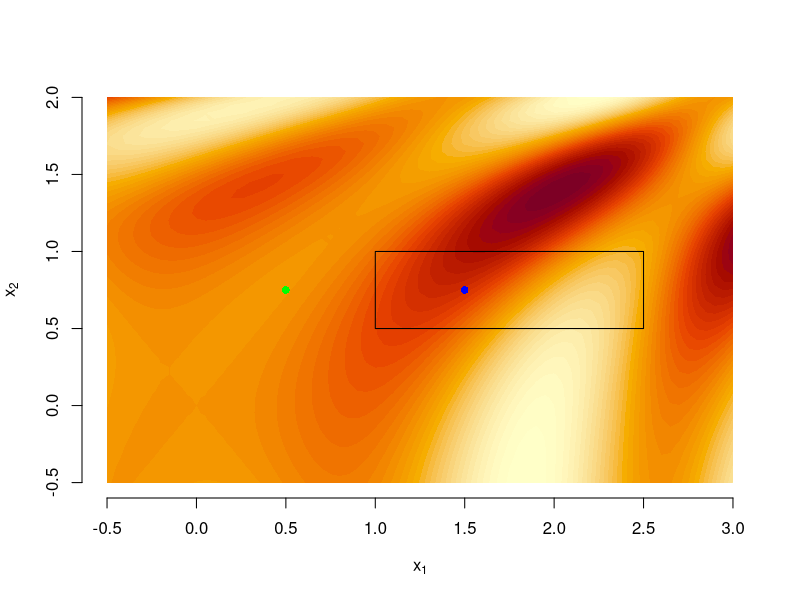
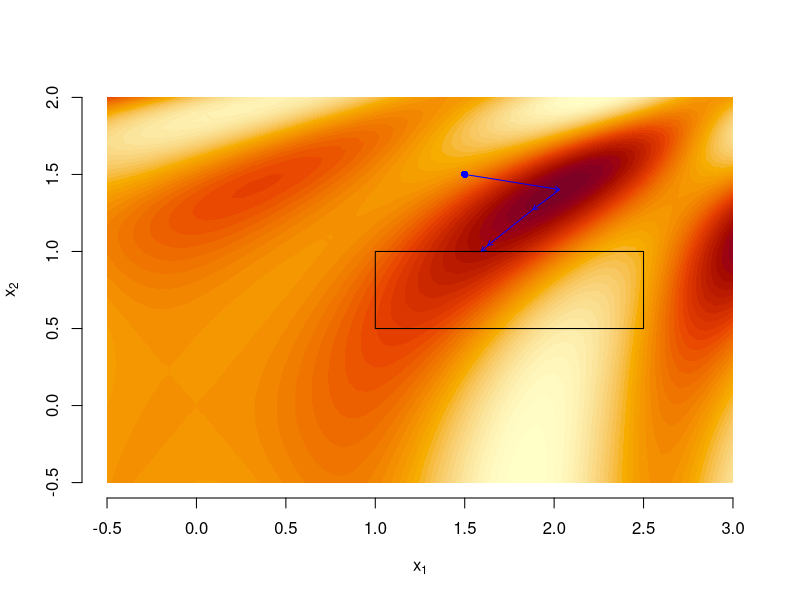
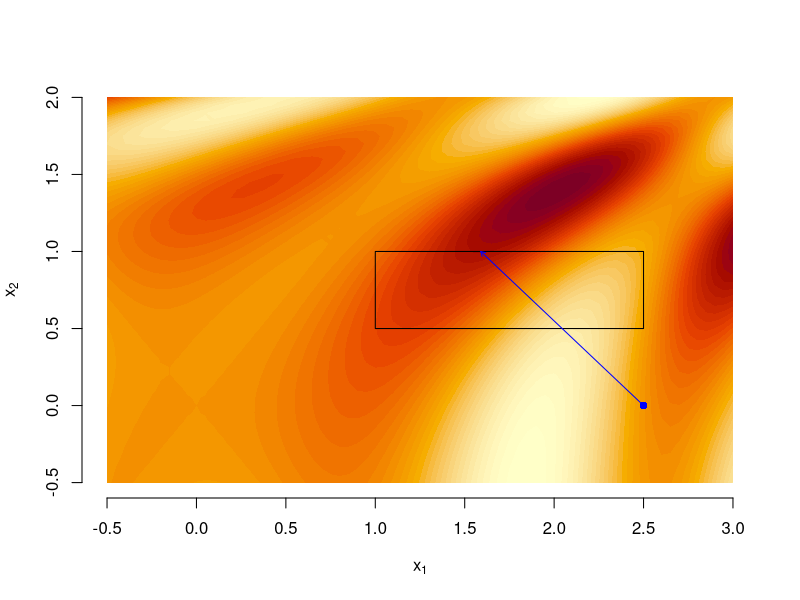
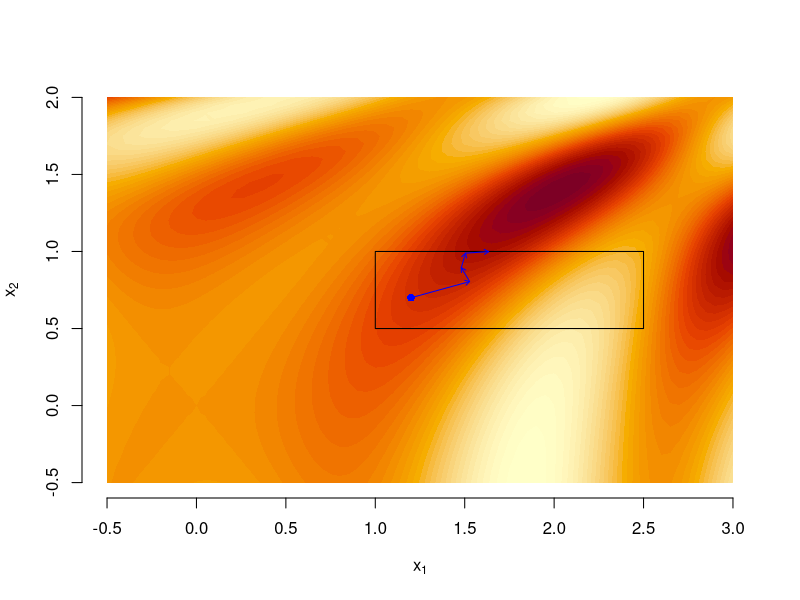
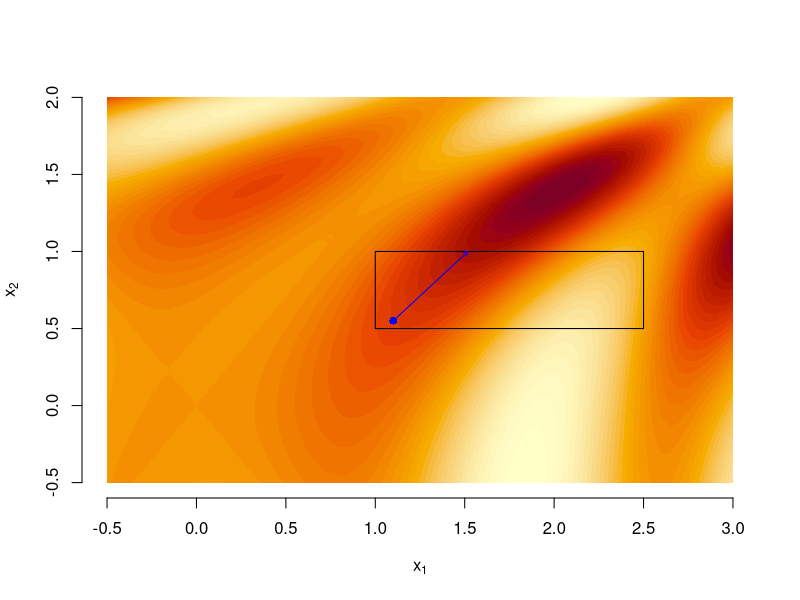

Generate these figures, in order, with R:
## ---- chunk 1
# adapted code from last lecture ------------------------------------------

#golden section 
gsection <- function(f, dX.l, dX.r, dX.m, dTol = 1e-9, ...) {
  
  # golden ratio plus one
  dGR1 <- 1 + (1 + sqrt(5))/2
  
  # successively refine x.l, x.r, and x.m
  f.l <- f(dX.l, ...)
  f.r <- f(dX.r, ...)
  f.m <- f(dX.m, ...)
  while ((dX.r - dX.l) > dTol) { 
    if ((dX.r - dX.m) > (dX.m - dX.l)) { # if the right segment is wider than the left 
      dY <- dX.m + (dX.r - dX.m)/dGR1 # put Y into the right segment according to the golden ratio
      f.y <- f(dY, ...)
      if (f.y >= f.m) {
        dX.l <- dX.m
        f.l <- f.m
        dX.m <- dY
        f.m <- f.y
      } else {
        dX.r <- dY
        f.r <- f.y
      }
    } else { #if the left segment is wider than the right
      dY <- dX.m - (dX.m - dX.l)/dGR1 # put Y into the left segment according to the golden ratio
      f.y <- f(dY, ...)
      if (f.y >= f.m) {
        dX.r <- dX.m
        f.r <- f.m
        dX.m <- dY
        f.m <- f.y
      } else {
        dX.l <- dY
        f.l <- f.y
      }
    }
  }
  return(dX.m)
}

#line search
line.search <- function(f, vX, vG, dTol = 1e-9, dA.max = 2^5, ...) {
  # f is a real function that takes a vector of length d
  # x and y are vectors of length d
  # line.search uses gsection to find a >= 0 such that
  # g(a) = f(x + a*y) has a local maximum at a,
  # within a tolerance of tol
  # if no local max is found then we use 0 or a.max for a
  # the value returned is x + a*y
  if (sum(abs(vG)) == 0){
    return(vX) # +0*vG
  } # g(a) constant
  g <- function(dA, ...){
    return(f(vX + dA*vG, ...)) 
  }
  # find a triple a.l < a.m < a.r such that
  # g(a.l) <= g(a.m) and g(a.m) >= g(a.r)
  
  # choose a.l
  dA.l <- 0
  g.l <- g(dA.l, ...)
  # find a.m
  dA.m <- 1
  g.m <- g(dA.m, ...)
  while ((g.m < g.l) & (dA.m > dTol)) {
    dA.m <- dA.m/2
    g.m <- g(dA.m, ...)
  }
  # if a suitable a.m was not found then use 0 for a, so just return vX as the next step
  if ((dA.m <= dTol) & (g.m < g.l)){
    return(vX)
  } 
  # find a.r
  dA.r <- 2*dA.m
  g.r <- g(dA.r, ...)
  while ((g.m < g.r) & (dA.r < dA.max)) {
    dA.m <- dA.r
    g.m <- g.r
    dA.r <- 2*dA.m
    g.r <- g(dA.r, ...)
  }
  # if a suitable a.r was not found then use a.max for a
  if ((dA.r >= dA.max) & (g.m < g.r)){
    return(vX + dA.max*vG)
  } 
  # apply golden-section algorithm to g to find a
  dA <- gsection(g, dA.l, dA.r, dA.m, ...)
  return(vX + dA*vG)
}

#ascent function
ascent <- function(f, grad.f, vX0, dTol = 1e-9, n.max = 100, verbose = TRUE, ...) {
  vX.old <- vX0
  vG0<-grad.f(vX0, ...)
  vX <- line.search(f, vX0, vG0, ...)
  n <- 1
  while ((f(vX, ...) - f(vX.old, ...) > dTol) & (n < n.max)) {
    vX.old <- vX
    vG <- grad.f(vX, ...)
    vX <- line.search(f, vX, vG, ...)
    if(verbose){
      cat("at iteration", n, "the coordinates of x are", vX, "\n")
    }
    n <- n + 1
  }
  return(vX)
}

#function
f <- function(vX) {
  dOut = sin(vX[1]^2/2 - vX[2]^2/4) * cos(2*vX[1] - exp(vX[2]))
  return(dOut)
}


# constrained with penalization -------------------------------------------

#penalizion function
p<-function(vX, va, vb){
  gX<-c(vX-vb, va-vX)
  return(sum(max(gX,0))^2)
}

#new penalized objective
f_p<-function(vX, dGamma, ...){
  return(f(vX)-dGamma*p(vX, ...)) #subtract the penalty since we're maximizing
}

library(numDeriv)
grad.f_p<-function(vX, dGamma, ...){
  return(grad(func=f_p, x=vX, dGamma=dGamma, ...)) # using numerical derivatives here because I'm lazy
}

vx1 <- seq(-0.5, 3, 0.05)
vx2 <- seq(-0.5, 2, 0.05)
mf <- matrix(0, length(vx1), length(vx2))
for(i in 1:length(vx1)){
  for(j in 1:length(vx2)){
    mf[i,j]<-f(c(vx1[i], vx2[j]))
  }
}
{
  plot(NA,xlim=range(vx1),
       ylim=range(vx2),xlab=expression("x"[1]),ylab=expression("x"[2]),
       frame=FALSE)
  levels = pretty(range(mf), 50)
  color.palette = function(n) hcl.colors(n, "YlOrRd", rev = TRUE)
  .filled.contour(x=vx1, y=vx2, z=mf,
                  levels=levels,
                  col=color.palette(length(levels) - 1))
}



#choose upper and lower bounds va and vb, and draw the corresponding box constraint
#this box doesn't contain any local minimum, so any solution will be on the border
va=c(1,0.5)
vb=c(2.5,1)
rect(xleft=va[1], ybottom=va[2], xright=vb[1], ytop=vb[2])

#choose a point inside the box - penalty=0
vX=c(1.5,0.75)
points(vX[1],vX[2], col="blue", pch=16)
p(vX, va, vb)

#point outside -  penalty>0
vX=c(0.5,0.75)
points(vX[1],vX[2], col="green", pch=16)
p(vX, va, vb)



#plotting the solutions for different gamma_h
{
  plot(NA,xlim=range(vx1),
       ylim=range(vx2),xlab=expression("x"[1]),ylab=expression("x"[2]),
       frame=FALSE)
  levels = pretty(range(mf), 50)
  color.palette = function(n) hcl.colors(n, "YlOrRd", rev = TRUE)
  .filled.contour(x=vx1, y=vx2, z=mf,
                  levels=levels,
                  col=color.palette(length(levels) - 1))
  rect(xleft=va[1], ybottom=va[2], xright=vb[1], ytop=vb[2])
}


vX0<-c(1.5,1.5)
points(vX0[1],vX0[2], col="blue", pch=16)


#gamma_h=0, no penalization
vX_star<-ascent(f_p, grad.f_p, vX0, verbose=FALSE, dGamma=0, va=va, vb=vb)
arrows(x0=vX0[1], y0=vX0[2], x1=vX_star[1], y1=vX_star[2], length=0.05, col="blue")
vX_old<-vX_star

#gamma_h=1 
vX_star<-ascent(f_p, grad.f_p, vX0=vX_old, verbose=FALSE, dGamma=1, va=va, vb=vb) #hot start: take the initial value equal to the last best guess
arrows(x0=vX_old[1], y0=vX_old[2], x1=vX_star[1], y1=vX_star[2], length=0.05, col="blue") 
vX_old<-vX_star

#gamma_h=10 
vX_star<-ascent(f_p, grad.f_p, vX0=vX_old, verbose=FALSE, dGamma=10, va=va, vb=vb)
arrows(x0=vX_old[1], y0=vX_old[2], x1=vX_star[1], y1=vX_star[2], length=0.05, col="blue") 
vX_old<-vX_star

#gamma_h=100
vX_star<-ascent(f_p, grad.f_p, vX0, verbose=FALSE, dGamma=100, va=va, vb=vb)
arrows(x0=vX_old[1], y0=vX_old[2], x1=vX_star[1], y1=vX_star[2], length=0.05, col="blue")



#making a function that iterates like above
penalized_ascent<-function(f_p, grad.f_p, vX0, epsilon_h = 1e-9, h.max = 100, verbose_ = TRUE, ...){
  #first iteration
  vXh <- ascent(f_p, grad.f_p, vX0, verbose=FALSE, dGamma=0, ...)
  vXh_old <- vX0
  h <- 1
  while( sum(abs(vXh - vXh_old)) > epsilon_h && h < h.max){
    vXh_old <- vXh
    vXh <- ascent(f_p, grad.f_p, vXh_old, verbose=FALSE, dGamma=10^(h-1), ...) #gamma_h gets 10x bigger with every interation
    if(verbose_){
      cat("at iteration", h, "the coordinates of x are", vXh, "\n")
    }
    h <- h + 1
  }
  return(vXh)
}

#test out how it works for different starting values!
{
  plot(NA,xlim=range(vx1),
       ylim=range(vx2),xlab=expression("x"[1]),ylab=expression("x"[2]),
       frame=FALSE)
  levels = pretty(range(mf), 50)
  color.palette = function(n) hcl.colors(n, "YlOrRd", rev = TRUE)
  .filled.contour(x=vx1, y=vx2, z=mf,
                  levels=levels,
                  col=color.palette(length(levels) - 1))
  rect(xleft=va[1], ybottom=va[2], xright=vb[1], ytop=vb[2])
}


vX0<-c(2.5,0)
points(vX0[1],vX0[2], col="blue", pch=16)
vX<-penalized_ascent(f_p, grad.f_p, vX0, va=va, vb=vb)
arrows(x0=vX0[1], y0=vX0[2], x1=vX[1], y1=vX[2], length=0.05, col="blue")

# constrained with barrier ------------------------------------------------
#barrier function
b<-function(vX, va, vb){
  gX<-c(vX-vb, va-vX)
  if(all(gX<=0)){
    return(-sum(log(-gX)))
  }else{
    return(Inf)
  }
}
#new objective with a barrier
f_b<-function(vX, dGamma, ...){
  return(f(vX)-dGamma*b(vX, ...)) #subtract the penalty since we're maximizing
}

grad.f_b<-function(vX, dGamma, ...){
  return(grad(func=f_p, x=vX, dGamma=dGamma, ...)) # using numerical derivatives here because I'm lazy
}


#plotting the solutions for different gamma_h
{
  plot(NA,xlim=range(vx1),
       ylim=range(vx2),xlab=expression("x"[1]),ylab=expression("x"[2]),
       frame=FALSE)
  levels = pretty(range(mf), 50)
  color.palette = function(n) hcl.colors(n, "YlOrRd", rev = TRUE)
  .filled.contour(x=vx1, y=vx2, z=mf,
                  levels=levels,
                  col=color.palette(length(levels) - 1))
  rect(xleft=va[1], ybottom=va[2], xright=vb[1], ytop=vb[2])
}


vX0<-c(1.2,0.7) #start inside the box
points(vX0[1],vX0[2], col="blue", pch=16)


#gamma_h=1
vX_star<-ascent(f_b, grad.f_b, vX0, verbose=FALSE, dGamma=1, va=va, vb=vb)
arrows(x0=vX0[1], y0=vX0[2], x1=vX_star[1], y1=vX_star[2], length=0.05, col="blue")
vX_old<-vX_star

#gamma_h=1/10
vX_star<-ascent(f_b, grad.f_b, vX0=vX_old, verbose=FALSE, dGamma=1/10, va=va, vb=vb) #hot start: take the initial value equal to the last best guess
arrows(x0=vX_old[1], y0=vX_old[2], x1=vX_star[1], y1=vX_star[2], length=0.05, col="blue") 
vX_old<-vX_star

#gamma_h=1/100
vX_star<-ascent(f_b, grad.f_b, vX0=vX_old, verbose=FALSE, dGamma=1/100, va=va, vb=vb)
arrows(x0=vX_old[1], y0=vX_old[2], x1=vX_star[1], y1=vX_star[2], length=0.05, col="blue") 
vX_old<-vX_star

#gamma_h=1/1000
vX_star<-ascent(f_b, grad.f_b, vX0, verbose=FALSE, dGamma=1/1000, va=va, vb=vb)
arrows(x0=vX_old[1], y0=vX_old[2], x1=vX_star[1], y1=vX_star[2], length=0.05, col="blue")

barrier_ascent<-function(f_b, grad.f_b, vX0, epsilon_h = 1e-9, h.max = 100, verbose_ = TRUE, ...){
  #first iteration
  vXb <- ascent(f_b, grad.f_b, vX0, verbose=FALSE, dGamma=1, ...)
  vXb_old <- vX0
  h <- 1
  while( sum(abs(vXb - vXb_old)) > epsilon_h && h < h.max){
    vXb_old <- vXb
    vXb <- ascent(f_b, grad.f_b, vXb_old, verbose=FALSE, dGamma=10^(-h), ...) #gamma_h gets 10x smaller with every iteration
    if(verbose_){
      cat("at iteration", h, "the coordinates of x are", vXb, "\n")
    }
    h <- h + 1
  }
  return(vXb)
}

#test out how it works for different starting values!
{
  plot(NA,xlim=range(vx1),
       ylim=range(vx2),xlab=expression("x"[1]),ylab=expression("x"[2]),
       frame=FALSE)
  levels = pretty(range(mf), 50)
  color.palette = function(n) hcl.colors(n, "YlOrRd", rev = TRUE)
  .filled.contour(x=vx1, y=vx2, z=mf,
                  levels=levels,
                  col=color.palette(length(levels) - 1))
  rect(xleft=va[1], ybottom=va[2], xright=vb[1], ytop=vb[2])
}


vX0<-c(1.1,0.55)
points(vX0[1],vX0[2], col="blue", pch=16)
vX<-barrier_ascent(f_b, grad.f_b, vX0, va=va, vb=vb)
arrows(x0=vX0[1], y0=vX0[2], x1=vX[1], y1=vX[2], length=0.05, col="blue")
## ---- chunk 2
##  Purpose: Constrained Optimization
##    Example with Gaussian Log-Likelihood + Gradient Transform in unconstrained 
##    optimizer
##

##    Compute the negative average log likelihood

NegAvgLL <- function(vPar, vY, mX) {
  
  dSigma <- vPar[1]       ## Extracting the first parameter from vPar
  vBeta  <- vPar[-1]      ## Extracting the second parameter from vPar
  vMean  <- mX %*% vBeta
  vEps   <- vY - vMean
  
  iN <- length(vY)
  dSumSquareRes <- as.numeric(t(vEps) %*% vEps)
  
  dLLK <- -0.5 * (iN * log(dSigma^2) + dSumSquareRes / dSigma^2) ## Log likelihood function
 
  return(-dLLK / iN)
}




##  Simulate from the DGP
set.seed(12)
iT <- 100 # Number of observations

mX     <- matrix(rnorm(iT * 3), ncol = 3)  # A matrix of randomly drawn values from the normal distribution
vBeta  <- c(1, 2, 3)                       # True beta values
dSigma <- 3                                # True variance
vY     <- mX %*% vBeta + dSigma * rnorm(iT)     


##  Estimate parameters using BFGS
vPar0 <- c(0.1, c(0, 1, 4)) #problem: flat gradient
Fit0 <- optim(vPar0, NegAvgLL, vY = vY, mX = mX, method = "BFGS")
print(Fit0)


vPar1 <- c(-1, c(0, 1, 4))  #problem: negative sigma solution
Fit1 <- optim(vPar1, NegAvgLL, vY = vY, mX = mX, method = "BFGS")
print(Fit1)




## Now using reparameterized problem ##


#reparameterized neg LL
NegAvgLL.t <- function(vPar, vY, mX) {
  
  dSigma.t <- vPar[1]       ## Extracting the first parameter from vPar
  vBeta    <- vPar[-1]      ## Extracting the second parameter from vPar
  vMean    <- mX %*% vBeta
  vEps     <- vY - vMean
  
  iN <- length(vY)
  dSumSquareRes <- as.numeric(t(vEps) %*% vEps)
  
  dLLK <- -0.5 * (iN * dSigma.t + dSumSquareRes / exp(dSigma.t) ) ## Log likelihood function
  
  return(-dLLK / iN)
}


#unconstrained optimization
Fit.t <- optim(vPar0, NegAvgLL.t, vY = vY, mX = mX, method = "BFGS") #flat gradient case
#Fit.t <- optim(vPar1, NegAvgLL.t, vY = vY, mX = mX, method = "BFGS") #neg sigma case
print(Fit.t)

#re-transform estimates
estimates <- c( sqrt(exp(Fit.t$par[1])) , Fit.t$par[-1] )
print(estimates)

#sanity check: compare -LL at corresponding solutions
NegAvgLL.t(Fit.t$par, vY = vY, mX = mX)
NegAvgLL(estimates, vY = vY, mX = mX)

#compare to problematic solutions above: 
NegAvgLL(Fit0$par, vY = vY, mX = mX) #failed
NegAvgLL(Fit1$par, vY = vY, mX = mX) #worked but yielded negative sigma
NegAvgLL.t(Fit.t$par, vY = vY, mX = mX)
